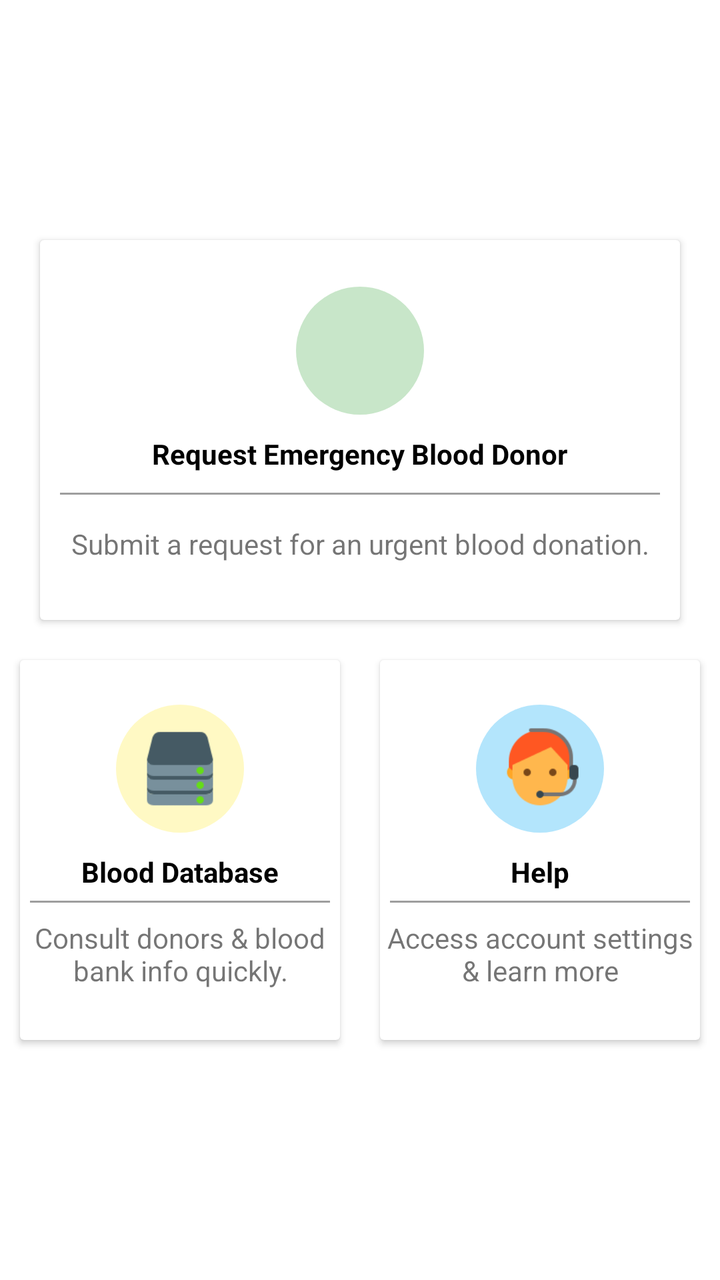
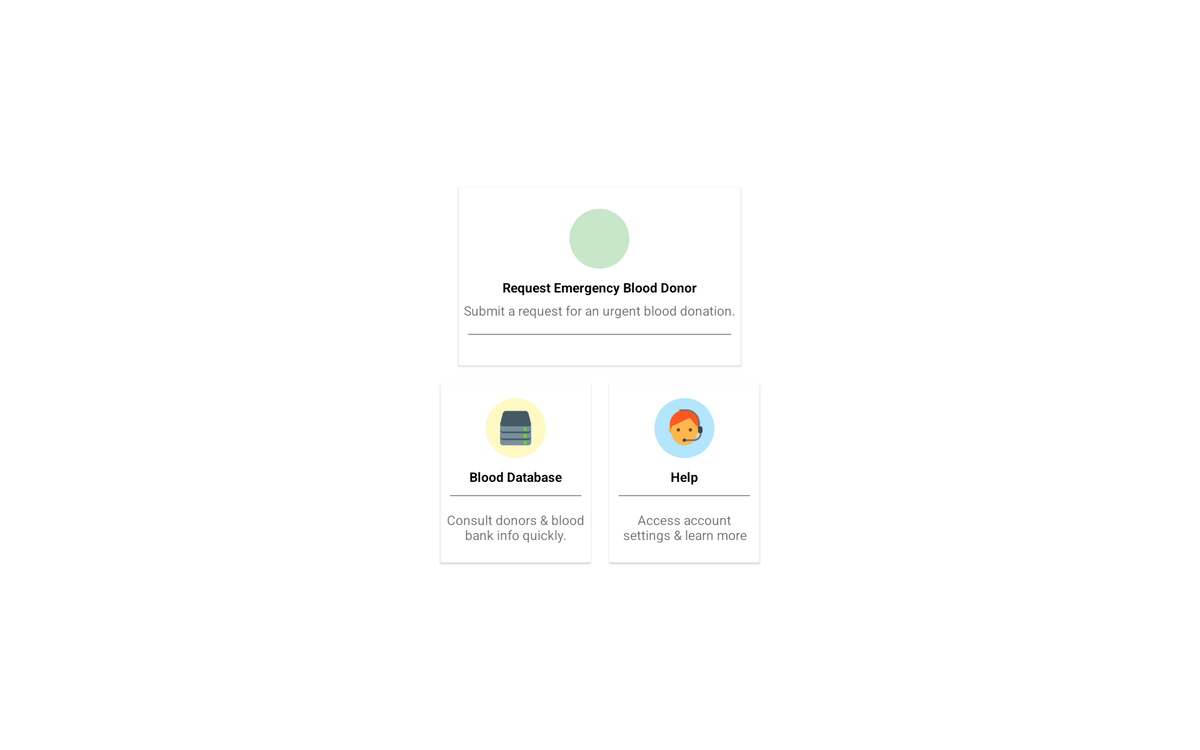

Compare how this app lays out the same screen by default and in its alternative resource folder. The renders come first, then the two layout files and the values they reference.
<!-- AndroidManifest.xml: application theme AppTheme -->
<!-- res/layout/activity_main.xml -->
<ScrollView xmlns:android="http://schemas.android.com/apk/res/android"
    xmlns:app="http://schemas.android.com/apk/res-auto"
    xmlns:tools="http://schemas.android.com/tools"
    android:layout_width="match_parent"
    android:layout_height="match_parent"
    android:fillViewport="true"
    android:layout_gravity="center">


    <LinearLayout

        android:layout_width="match_parent"
        android:layout_height="match_parent"
        android:gravity="center_vertical|center_horizontal|center"
        android:orientation="vertical"
        tools:context="com.app.martex.healthapp.HomeFragment"
        android:layout_gravity="">

        <LinearLayout
            android:layout_width="match_parent"
            android:layout_height="wrap_content"
            android:layout_centerHorizontal="true"
            android:layout_centerVertical="true"
            android:orientation="vertical"
            android:paddingLeft="10dp"
            android:paddingRight="10dp">

            <androidx.cardview.widget.CardView
                android:layout_width="match_parent"
                android:layout_height="190dp"
                android:layout_alignParentStart="true"
                android:layout_alignParentLeft="true"
                android:layout_alignParentTop="true"
                android:layout_margin="10dp"
                android:clickable="true"
                android:foreground="?android:attr/selectableItemBackground"
                android:onClick="board">

                <LinearLayout
                    android:layout_width="match_parent"
                    android:layout_height="match_parent"
                    android:gravity="center"
                    android:orientation="vertical">

                    <ImageView
                        android:layout_width="64dp"
                        android:layout_height="64dp"
                        android:background="@drawable/backgroundgreen"
                        android:contentDescription="TODO"
                        android:padding="10dp"
                        app:srcCompat="@drawable/icons8_blood"
                        tools:ignore="VectorDrawableCompat" />

                    <TextView
                        android:layout_width="wrap_content"
                        android:layout_height="wrap_content"
                        android:layout_marginTop="10dp"
                        android:text="@string/activity_main_request_title"
                        android:textAlignment="center"
                        android:textColor="@android:color/black"
                        android:textStyle="bold" />

                    <View
                        android:layout_width="match_parent"
                        android:layout_height="1dp"
                        android:layout_margin="10dp"
                        android:background="@color/grey_black" />

                    <TextView
                        android:layout_width="wrap_content"
                        android:layout_height="wrap_content"
                        android:gravity="center"
                        android:padding="5dp"
                        android:text="@string/activity_main_request_body" />

                </LinearLayout>

            </androidx.cardview.widget.CardView>

        </LinearLayout>

        <LinearLayout
            android:layout_width="wrap_content"
            android:layout_height="wrap_content"
            android:layout_centerHorizontal="true"
            android:layout_centerVertical="true"
            android:orientation="horizontal">

            <androidx.cardview.widget.CardView
                android:layout_width="160dp"
                android:layout_height="190dp"
                android:layout_alignParentStart="true"
                android:layout_alignParentLeft="true"
                android:layout_alignParentTop="true"
                android:layout_margin="10dp"
                android:clickable="true"
                android:foreground="?android:attr/selectableItemBackground"
                android:onClick="database">

                <LinearLayout
                    android:layout_width="match_parent"
                    android:layout_height="match_parent"
                    android:gravity="center"
                    android:orientation="vertical">

                    <ImageView
                        android:layout_width="64dp"
                        android:layout_height="64dp"
                        android:background="@drawable/backgroundyellow"
                        android:padding="10dp"
                        app:srcCompat="@drawable/icons8_database"
                        tools:ignore="VectorDrawableCompat" />

                    <TextView
                        android:layout_width="wrap_content"
                        android:layout_height="wrap_content"
                        android:layout_marginTop="10dp"
                        android:text="@string/activity_main_blood_database_title"
                        android:textAlignment="center"
                        android:textColor="@android:color/black"
                        android:textStyle="bold" />

                    <View
                        android:layout_width="match_parent"
                        android:layout_height="1dp"
                        android:layout_margin="5dp"
                        android:background="@color/grey_black" />

                    <TextView
                        android:layout_width="wrap_content"
                        android:layout_height="wrap_content"
                        android:gravity="center"
                        android:padding="3dp"
                        android:text="@string/activity_main_database_body" />

                </LinearLayout>

            </androidx.cardview.widget.CardView>

            <androidx.cardview.widget.CardView
                android:layout_width="160dp"
                android:layout_height="190dp"
                android:layout_alignParentStart="true"
                android:layout_alignParentLeft="true"
                android:layout_alignParentTop="true"
                android:layout_margin="10dp"
                android:clickable="true"
                android:foreground="?android:attr/selectableItemBackground"
                android:onClick="subscribe">

                <LinearLayout
                    android:layout_width="match_parent"
                    android:layout_height="match_parent"
                    android:gravity="center"
                    android:orientation="vertical">

                    <ImageView
                        android:layout_width="64dp"
                        android:layout_height="64dp"
                        android:background="@drawable/backgroundblue"
                        android:padding="10dp"
                        app:srcCompat="@drawable/icons8_online_assistance"
                        tools:ignore="VectorDrawableCompat" />

                    <TextView
                        android:layout_width="wrap_content"
                        android:layout_height="wrap_content"
                        android:layout_marginTop="10dp"
                        android:text="@string/activity_main_help_title"
                        android:textAlignment="center"
                        android:textColor="@android:color/black"
                        android:textStyle="bold" />

                    <View
                        android:layout_width="match_parent"
                        android:layout_height="1dp"
                        android:layout_margin="5dp"
                        android:background="@color/grey_black" />

                    <TextView
                        android:layout_width="wrap_content"
                        android:layout_height="wrap_content"
                        android:gravity="center"
                        android:padding="3dp"
                        android:text="@string/activity_main_help_body" />

                </LinearLayout>

            </androidx.cardview.widget.CardView>
        </LinearLayout>


    </LinearLayout>

</ScrollView>
<!-- resources referenced by this layout -->
<resources>
  <color name="grey_black">#9e9e9e</color>
  <!-- drawable backgroundblue (drawable) -->
  <?xml version="1.0" encoding="utf-8"?>
  <shape xmlns:android="http://schemas.android.com/apk/res/android"
      android:shape="oval">
      <solid android:color="#B3E5FC" />
      <corners android:radius="5dp" /></shape>
  <!-- drawable backgroundgreen (drawable) -->
  <?xml version="1.0" encoding="utf-8"?>
  <shape xmlns:android="http://schemas.android.com/apk/res/android"
      android:shape="oval">
      <solid android:color="#C8E6C9" /></shape>
  <!-- drawable backgroundyellow (drawable) -->
  <?xml version="1.0" encoding="utf-8"?>
  <shape xmlns:android="http://schemas.android.com/apk/res/android"
      android:shape="oval">
      <solid android:color="#FFF9C4" /></shape>
  <!-- drawable icons8_database: png bitmap (drawable, 1474 bytes) -->
  <!-- drawable icons8_online_assistance: png bitmap (drawable, 3273 bytes) -->
  <string name="activity_main_blood_database_title">Blood Database</string>
  <string name="activity_main_database_body">Consult donors &amp; blood bank info quickly.</string>
  <string name="activity_main_help_body">Access account settings &amp; learn more</string>
  <string name="activity_main_help_title">Help</string>
  <string name="activity_main_request_body">Submit a request for an urgent blood donation.</string>
  <string name="activity_main_request_title">Request Emergency Blood Donor</string>
  <style name="AppTheme" parent="Theme.MaterialComponents.Light.DarkActionBar">
          
          <item name="colorPrimary">@color/colorPrimary</item>
          <item name="colorPrimaryDark">@color/colorPrimaryDark</item>
          <item name="colorAccent">@color/colorAccent</item>
      </style>
  <color name="colorPrimary">#D32F2F</color>
  <color name="colorPrimaryDark">#B71C1C</color>
  <color name="colorAccent">#1565C0</color>
</resources>
<!-- res/layout-xlarge/activity_main.xml (the repository's variant of the layout above) -->
<!-- drawn on a large tablet held sideways -->
<ScrollView xmlns:android="http://schemas.android.com/apk/res/android"
    xmlns:app="http://schemas.android.com/apk/res-auto"
    xmlns:tools="http://schemas.android.com/tools"
    android:layout_width="match_parent"
    android:layout_height="match_parent"
    android:fillViewport="true"
    android:layout_gravity="center">

    <LinearLayout

        android:layout_width="match_parent"
        android:layout_height="match_parent"
        android:gravity="center_vertical|center_horizontal|center"
        android:orientation="vertical"
        tools:context="com.app.martex.healthapp.HomeFragment"
        android:layout_gravity="">

        <LinearLayout
            android:layout_width="match_parent"
            android:layout_height="wrap_content"
            android:layout_centerHorizontal="true"
            android:layout_centerVertical="true"
            android:orientation="vertical"
            android:paddingLeft="10dp"
            android:paddingRight="10dp">

            <androidx.cardview.widget.CardView
                android:layout_width="wrap_content"
                android:layout_height="190dp"
                android:layout_alignParentStart="true"
                android:layout_alignParentLeft="true"
                android:layout_alignParentTop="true"
                android:layout_gravity="center"
                android:layout_margin="10dp"
                android:clickable="true"
                android:foreground="?android:attr/selectableItemBackground"
                android:onClick="board">

                <LinearLayout
                    android:layout_width="match_parent"
                    android:layout_height="match_parent"
                    android:gravity="center"
                    android:orientation="vertical">

                    <ImageView
                        android:layout_width="64dp"
                        android:layout_height="64dp"
                        android:background="@drawable/backgroundgreen"
                        android:contentDescription="TODO"
                        android:padding="10dp"
                        app:srcCompat="@drawable/icons8_blood"
                        tools:ignore="VectorDrawableCompat" />

                    <TextView
                        android:layout_width="wrap_content"
                        android:layout_height="wrap_content"
                        android:layout_marginTop="10dp"
                        android:text="@string/activity_main_request_title"
                        android:textColor="@android:color/black"
                        android:textStyle="bold" />

                    <TextView
                        android:layout_width="wrap_content"
                        android:layout_height="wrap_content"
                        android:gravity="center"
                        android:padding="5dp"
                        android:text="@string/activity_main_request_body" />

                    <View
                        android:layout_width="match_parent"
                        android:layout_height="1dp"
                        android:layout_margin="10dp"
                        android:background="@color/grey_black" />

                </LinearLayout>

            </androidx.cardview.widget.CardView>

        </LinearLayout>

        <LinearLayout
            android:layout_width="wrap_content"
            android:layout_height="wrap_content"
            android:layout_centerHorizontal="true"
            android:layout_centerVertical="true"
            android:orientation="horizontal">

            <androidx.cardview.widget.CardView
                android:layout_width="160dp"
                android:layout_height="190dp"
                android:layout_alignParentStart="true"
                android:layout_alignParentLeft="true"
                android:layout_alignParentTop="true"
                android:layout_margin="10dp"
                android:clickable="true"
                android:foreground="?android:attr/selectableItemBackground"
                android:onClick="database">

                <LinearLayout
                    android:layout_width="match_parent"
                    android:layout_height="match_parent"
                    android:gravity="center"
                    android:orientation="vertical">

                    <ImageView
                        android:layout_width="64dp"
                        android:layout_height="64dp"
                        android:background="@drawable/backgroundyellow"
                        android:padding="10dp"
                        app:srcCompat="@drawable/icons8_database"
                        tools:ignore="VectorDrawableCompat" />

                    <TextView
                        android:layout_width="wrap_content"
                        android:layout_height="wrap_content"
                        android:layout_marginTop="10dp"
                        android:text="@string/activity_main_blood_database_title"
                        android:textAlignment="center"
                        android:textColor="@android:color/black"
                        android:textStyle="bold" />

                    <View
                        android:layout_width="match_parent"
                        android:layout_height="1dp"
                        android:layout_margin="10dp"
                        android:background="@color/grey_black" />

                    <TextView
                        android:layout_width="wrap_content"
                        android:layout_height="wrap_content"
                        android:gravity="center"
                        android:padding="5dp"
                        android:text="@string/activity_main_database_body" />

                </LinearLayout>

            </androidx.cardview.widget.CardView>

            <androidx.cardview.widget.CardView
                android:layout_width="160dp"
                android:layout_height="190dp"
                android:layout_alignParentStart="true"
                android:layout_alignParentLeft="true"
                android:layout_alignParentTop="true"
                android:layout_margin="10dp"
                android:clickable="true"
                android:foreground="?android:attr/selectableItemBackground"
                android:onClick="subscribe">

                <LinearLayout
                    android:layout_width="match_parent"
                    android:layout_height="match_parent"
                    android:gravity="center"
                    android:orientation="vertical">

                    <ImageView
                        android:layout_width="64dp"
                        android:layout_height="64dp"
                        android:background="@drawable/backgroundblue"
                        android:padding="10dp"
                        app:srcCompat="@drawable/icons8_online_assistance"
                        tools:ignore="VectorDrawableCompat" />

                    <TextView
                        android:layout_width="wrap_content"
                        android:layout_height="wrap_content"
                        android:layout_marginTop="10dp"
                        android:text="@string/activity_main_help_title"
                        android:textColor="@android:color/black"
                        android:textStyle="bold" />

                    <View
                        android:layout_width="match_parent"
                        android:layout_height="1dp"
                        android:layout_margin="10dp"
                        android:background="@color/grey_black" />

                    <TextView
                        android:layout_width="wrap_content"
                        android:layout_height="wrap_content"
                        android:gravity="center"
                        android:padding="5dp"
                        android:text="@string/activity_main_help_body" />

                </LinearLayout>

            </androidx.cardview.widget.CardView>
        </LinearLayout>


    </LinearLayout>
</ScrollView>
